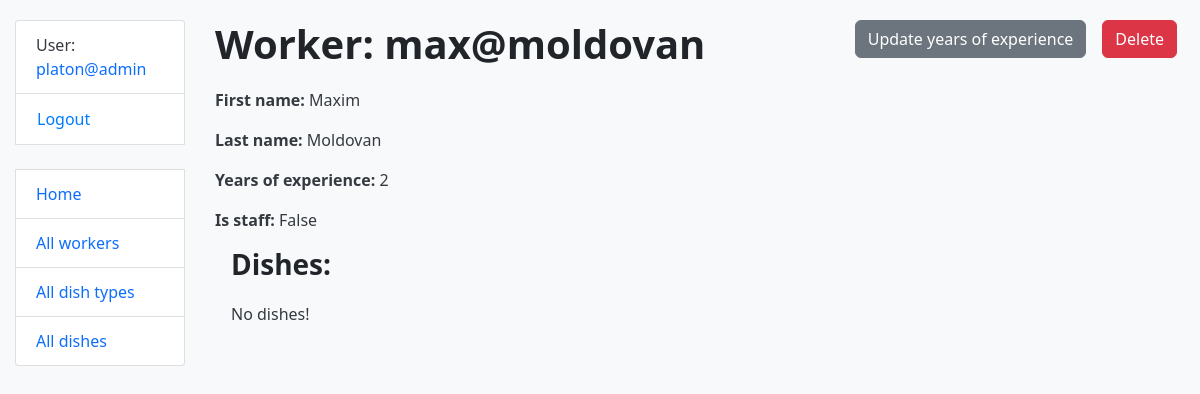
/cook/2/ (signed in), run on the app's committed database.
### restaurant/models.py (models this page shows, shortened)
class Cook(AbstractUser):
    years_of_experience = models.IntegerField(null=True, blank=True)
    def get_absolute_url(self):
        return reverse("restaurant:cook-detail", kwargs={"pk": self.pk})

### restaurant/views.py (the view)
# urls.py: path("cook/<int:pk>/", CookDetailView.as_view(), name="cook-detail"),
class CookDetailView(LoginRequiredMixin, generic.DetailView):
    model = Cook

### templates/restaurant/cook_detail.html
{% extends "base.html" %}
{% block content %}
  <h1>
    Worker: {{ cook.username }}
    <a class="btn btn-danger link-to-page" href={% url "restaurant:cook-delete" pk=cook.id%}>Delete</a>
    <a class="btn btn-secondary link-to-page" href={% url "restaurant:cook-update" pk=cook.id%}>Update years of experience</a>
  </h1>
  <p><strong>First name:</strong> {{ cook.first_name }}</p>
  <p><strong>Last name:</strong> {{ cook.last_name }}</p>
  <p><strong>Years of experience:</strong> {{ cook.years_of_experience }}</p>
  <p><strong>Is staff:</strong> {{ cook.is_staff }}</p>
  <div class="ml-3">
    <h3>Dishes:</h3>
    {% for dish in cook.dishes.all %}
      <hr>
      <p><strong>Type: </strong>{{ dish.dish_type.name }}</p>
      <p><strong>Name: </strong>{{ dish.name }}</p>
      <p><strong>Price: </strong>{{ dish.price }}</p>
      <p class="text-muted"><strong>ID:</strong> {{dish.id}}</p>
    {% empty %}
      <p>No dishes!</p>
    {% endfor %}
  </div>
{% endblock %}

### templates/includes/sidebar.html (shortened to what this page needs)
<ul class="sidebar-nav list-group">
  {% if user.is_authenticated %}
    <li class="list-group-item">User: <a href="{{ user.get_absolute_url }}">{{ user.get_username }}</a></li>
    <li class="list-group-item">
      <form method="post" action="{% url 'logout' %}" style="display:inline;">
        <button type="submit" class="btn btn-link p-0 m-0 align-baseline">Logout</button>
      </form>
    </li>
  {% else %}
    <li class="list-group-item"><a href="{% url 'login'%}?next={{request.path}}">Login</a></li>
  {% endif %}
  <br>
  <li class="list-group-item"><a href="{% url 'restaurant:index' %}">Home</a></li>
  <li class="list-group-item"><a href="{% url 'restaurant:cook-list' %}">All workers</a></li>
  <li class="list-group-item"><a href="{% url 'restaurant:dishtype-list' %}">All dish types</a></li>
  <li class="list-group-item"><a href="{% url 'restaurant:dish-list' %}">All dishes</a></li>
</ul>

### static/css/styles.css (style rules this page uses)
body { background-color: #f8f9fa; margin-top: 20px; font-family: "Segoe UI", Arial, sans-serif; color: #343a40; }
h1, h2, h3 { font-weight: 600; margin-bottom: 20px; color: #212529; }
.link-to-page { float: right; margin-left: 8px; margin-right: 8px; border-radius: 6px; transition: 0.2s; }
a { text-decoration: none; color: #0d6efd; }

### data on the page
Cook: get_username "platon@admin"
Cook: username "max@moldovan", first_name "Maxim", last_name "Moldovan", years_of_experience "2", is_staff "False"
